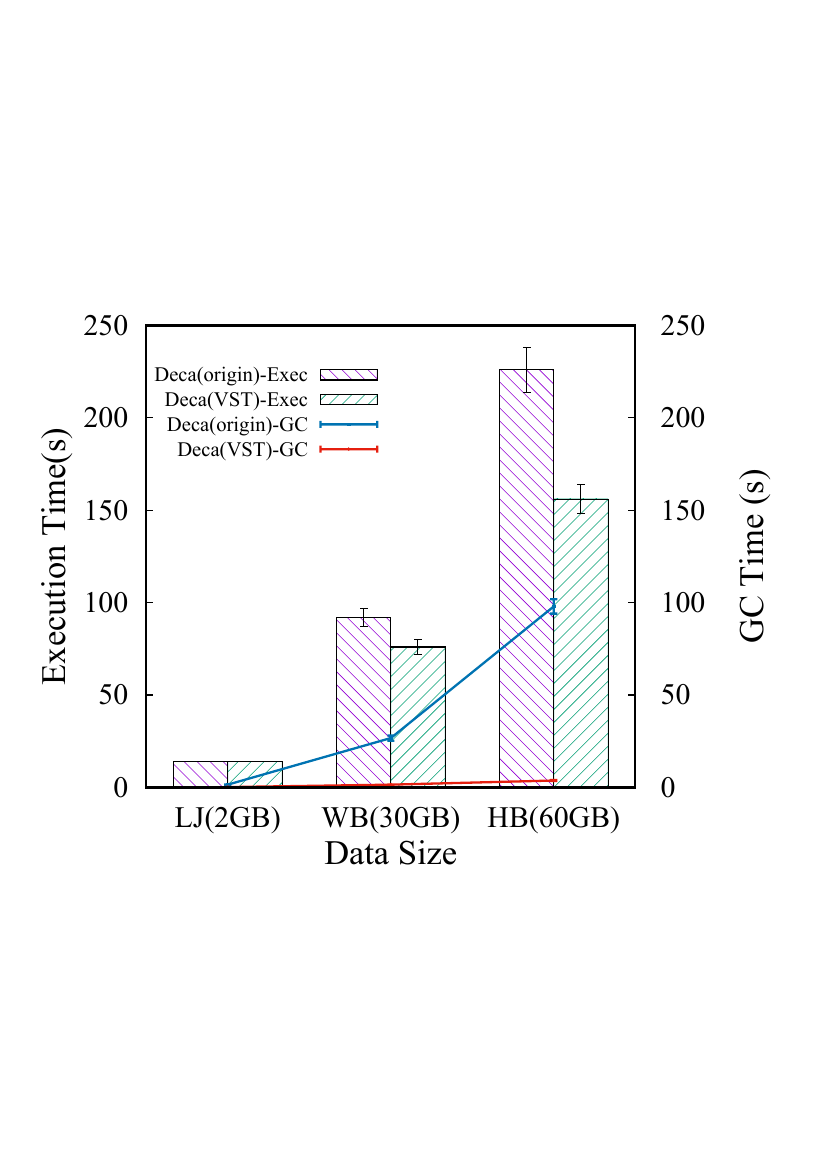

Write the gnuplot code that produced this figure.
set terminal push
set terminal postscript eps solid color linewidth 2 "TimesNewRomanPSMT" 26
set output 'vst-cc-errbar.eps'
set datafile separator ","
set style data histogram
set style histogram errorbars gap 1
set style fill solid 0.4 border
set style fill pattern 4 border -1

set xtics nomirror
set xlabel "Data Size" font ",30" offset 0,0.3
set xrange [-0.5:2.5] 

set ytics nomirror
set ylabel "Execution Time(s)" font ",30" offset 1.5,0
set yrange [0 : 250]
set ytics 0,50,250

set y2tics nomirror
set y2label "GC Time (s)" font ",30" offset -1.5,0
set y2range [0:250]
set y2tics 0,50,250
set key left  spacing 1.2 font ",18" at -0.8,230

plot 'vst-cc-time-errbar.dat' using 2:3:xticlabels(1) title columnheader(2), \
     '' using 4:5:xticlabels(1) title columnheader(4),\
	 'vst-cc-gc-errbar.dat' using 1:($3):4:xticlabels(2) w yerrorlines pt 5 ps 0 lw 2 lc 6 axis x1y2 title columnheader(3), \
	 '' using 1:($5):6:xticlabels(2) w yerrorlines pt 7 ps 0 lw 2 lc 7 axis x1y2 title columnheader(5)

set output
#set terminal wxt
set terminal pop
